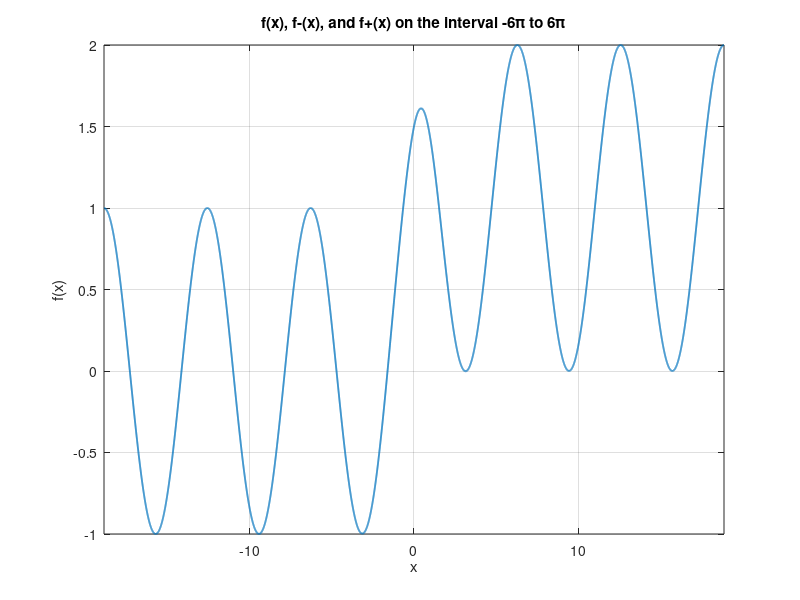

The MATLAB script that drew this image: (Note: this script raises an error after producing the figure.)
% Computing Assignment #2
% Author: Andy Liu
% ID: 301472847
x_og = linspace(-6*pi, 6*pi, 10000);
y_og = cos(x_og) + 1./(1 + exp(-2*x_og));
plot(x_og, y_og, 'DisplayName', 'f(x) = cos(x) + 1/(1 + e^{-2x})','LineWidth', 1.3);
hold on;
title('f(x), f-(x), and f+(x) on the interval -6\pi to 6\pi');
xlabel('x');
ylabel('f(x)');
grid on;
xlim([-6*pi, 6*pi]); 

syms x_syms;
pos_limit = limit(1./(1 + exp(-2*x_syms)), x_syms, Inf);
neg_limit = limit(1./(1 + exp(-2*x_syms)), x_syms, -Inf);
disp(['Limit as x approaches positive infinity: ', char(pos_limit)]);
disp('Use f+(x) = cos(x) + 1 for x > 0 to approximate f for large positive values of x');
disp(['Limit as x approaches negative infinity: ', char(neg_limit)]);
disp('Use f-(x) = cos(x) for x < 0 to approximate f for large negative values of x');
disp('  ');

x_pos = linspace(0, 6*pi, 10000);
y_pos = cos(x_pos) + 1;
plot(x_pos, y_pos, 'DisplayName', 'f+(x) = cos(x) + 1', 'LineWidth', 1.3);
x_neg = linspace(-6*pi, 0, 10000);
y_neg = cos(x_neg);
plot(x_neg, y_neg, 'DisplayName', 'f-(x) = cos(x)', 'LineWidth', 1.3);
legend('show', 'FontSize', 10);
hold off;

func_y = @(x) cos(x) + 1./(1 + exp(-2*x));
[r, niter, rlist] = bisect2(func_y, [-4, 0], 0.000001);
[rneg, niterneg, rlist] = bisect2(func_y, [-5, -3], 0.000001);
[rneg1, niterneg1, rlist] = bisect2(func_y, [-10, -6], 0.000001);
disp(['Negative Root 1: ', num2str(r), ', Iterations: ', num2str(niter)]);
disp(['Negative Root 2: ', num2str(rneg), ', Iterations: ', num2str(niterneg)]);
disp(['Negative Root 3: ', num2str(rneg1), ', Iterations: ', num2str(niterneg1)]);
disp('  ');

[r1, niter1, rlist1] = bisect2(func_y, [3, 3.15], 0.000001);
[r2, niter2, rlist2] = bisect2(func_y, [3.15, 3.25], 0.000001);
[r3, niter3, rlist3] = bisect2(func_y, [9, 10], 0.000001);
[r4, niter4, rlist4] = bisect2(func_y, [15, 16], 0.000001);
disp(['Positive Root 1: ', num2str(r1), ', Iterations: ', num2str(niter1)]);
disp(['Positive Root 2: ', num2str(r2), ', Iterations: ', num2str(niter2)]);
disp(['Positive Root 3: ', num2str(r3), ', Iterations: ', num2str(niter3)]);
disp(['Positive Root 4: ', num2str(r4), ', Iterations: ', num2str(niter4)]);
disp('  ');

fp_func = @(x) acos(-1./(1 + exp(-2*x)));
[xfinal, fpiter, xlist] = fixedpt( fp_func, -1.5, 0.000001 );
[xfinal1, fpiter1, xlist1] = fixedpt( fp_func, 3.0, 0.000001 );
disp(['Fixed Point, Intial Guess x = -1.5 (): ', num2str(xfinal), ', Iterations: ', num2str(fpiter)]);
disp(['Fixed Point Root, Intial Guess x = 3.0 (): ', num2str(xfinal1), ', Iterations: ', num2str(fpiter1)]);

func_new = @(x) 2*x^3 - 5*x^2 + 5;
func_deriv = @(x) 6*x^2 - 10*x;
[root2, fpiter, xlist] = newton( func_new, func_deriv, 5/3, 0.000001, 10 );
disp(['Answer ', num2str(root2)]);